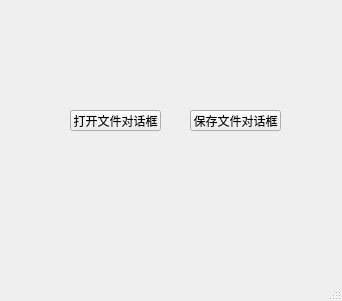
<?xml version="1.0" encoding="UTF-8"?>
<ui version="4.0">
 <class>MainWindow</class>
 <widget class="QMainWindow" name="MainWindow">
  <property name="geometry">
   <rect>
    <x>0</x>
    <y>0</y>
    <width>342</width>
    <height>301</height>
   </rect>
  </property>
  <property name="windowTitle">
   <string>MainWindow</string>
  </property>
  <widget class="QWidget" name="centralwidget">
   <widget class="QPushButton" name="pushButton">
    <property name="geometry">
     <rect>
      <x>70</x>
      <y>110</y>
      <width>91</width>
      <height>21</height>
     </rect>
    </property>
    <property name="text">
     <string>打开文件对话框</string>
    </property>
   </widget>
   <widget class="QPushButton" name="pushButton_2">
    <property name="geometry">
     <rect>
      <x>190</x>
      <y>110</y>
      <width>91</width>
      <height>21</height>
     </rect>
    </property>
    <property name="text">
     <string>保存文件对话框</string>
    </property>
   </widget>
  </widget>
  <widget class="QMenuBar" name="menubar">
   <property name="geometry">
    <rect>
     <x>0</x>
     <y>0</y>
     <width>342</width>
     <height>19</height>
    </rect>
   </property>
  </widget>
  <widget class="QStatusBar" name="statusbar"/>
 </widget>
 <resources/>
 <connections/>
</ui>
